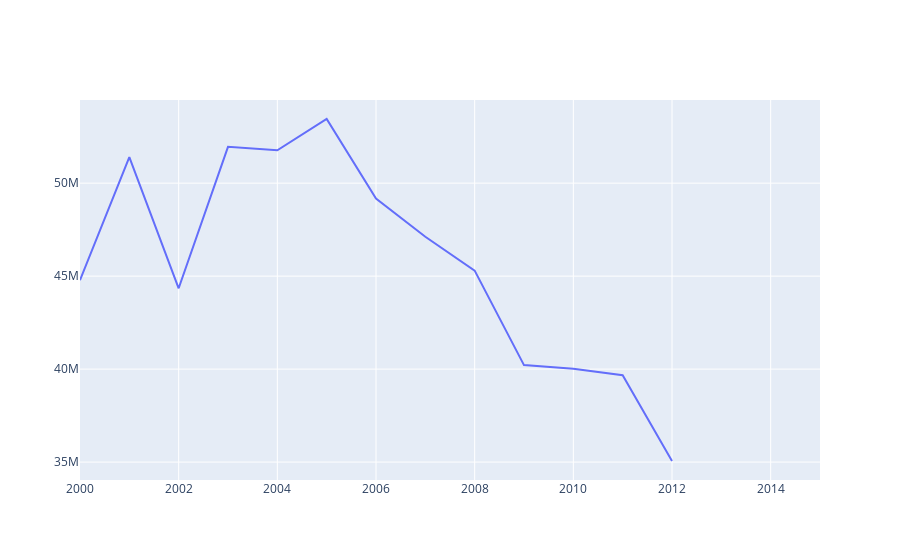

This figure's notebook cell:
### Code cell
# I'm personally interested in relationships between total GDP, Port Traffic, Containers, etc. Might be interesting to plot after normalizing? A correlation matrix might be interesting. 

fig = go.Figure()
fig.add_trace(go.Scatter(x=imports['Year'], y=imports['NY_Port_Total_Volume'],
                    mode='lines',
                    name='lines'))

fig.show()

### Figure 1 — Plotly figure (JSON) as saved in the notebook; plotly's stock layout.template omitted (floating-point values rounded to 4 significant figures)
{"data": [{"mode": "lines", "name": "lines", "type": "scatter", "x": [2015, 2014, 2013, 2012, 2011, 2010, 2009, 2008, 2007, 2006, 2005, 2004, 2003, 2002, 2001, 2000], "y": [null, null, null, 35058858, 39667658, 40015551, 40214899, 45295759, 47116316, 49168042, 53449638, 51768248, 51953591, 44346340, 51403246, 44778692]}], "layout": {"autosize": true, "xaxis": {"autorange": true, "range": [2000, 2015], "type": "linear"}, "yaxis": {"autorange": true, "range": [34037148, 54471348], "type": "linear"}}}
